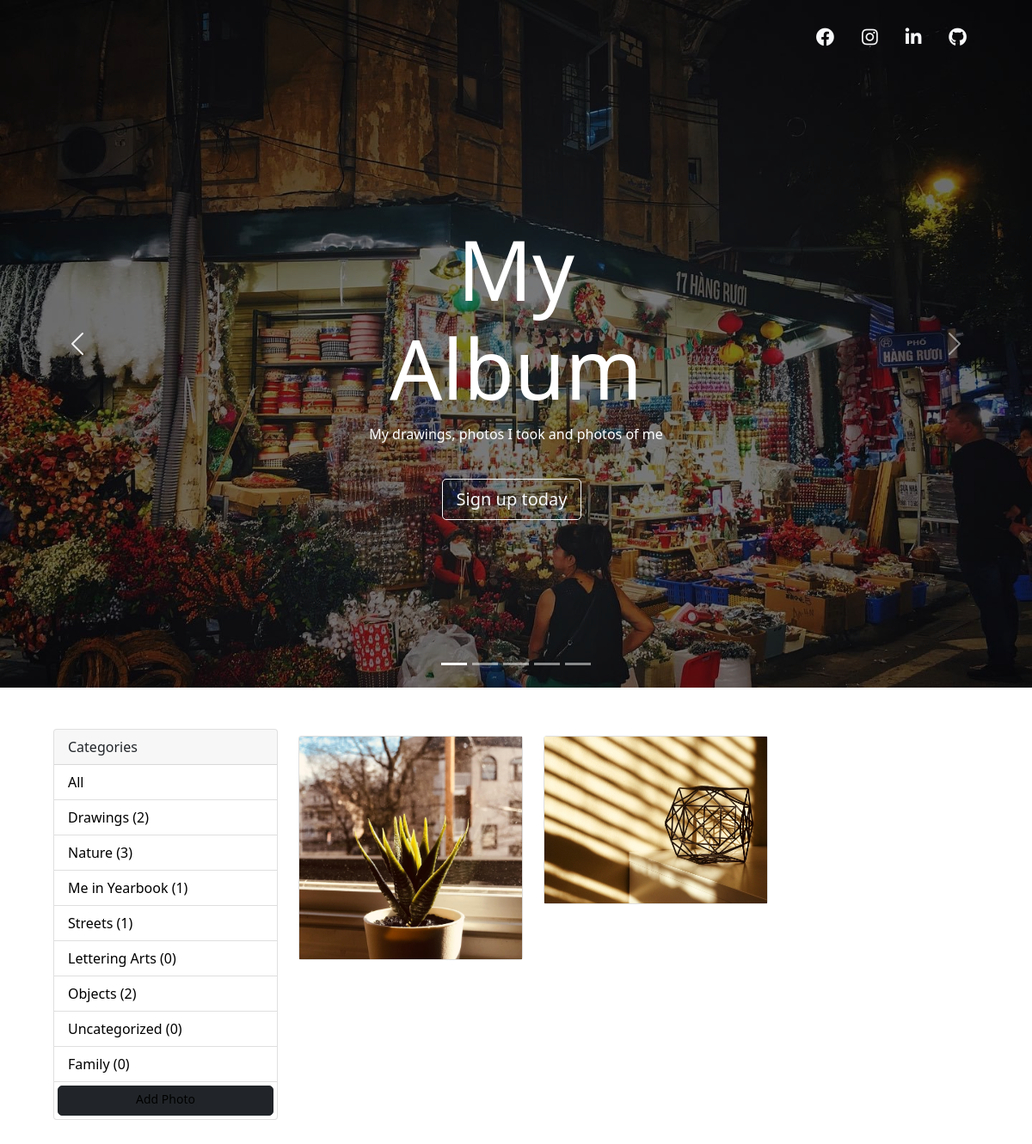
Screenshot of /cate/6 with the database file from the repository.
### photos/models.py (models this page shows, shortened)
class Category(models.Model):
    name = models.CharField(max_length=50, null=False, blank=False)
    class Meta:
        verbose_name_plural = "Categories"

class Photo(models.Model):
    name = models.CharField(max_length=50, null=False, blank=False)
    description = models.TextField(null=False, blank=False)
    category = models.ForeignKey(
        Category,
        on_delete=SET_NULL, #dont remove the photos when the category is delete
        related_name='photos',
        null=True, #this goes with the SET_NULL above
    )
    image = models.ImageField(null=False, blank=False)  #must install pillow before using this fields

### photos/views.py (the view)
# urls.py: path('cate/<int:pk>', CategoryDetailView.as_view(), name='cate'),
class CategoryDetailView(DetailView):
    template_name = 'category_detail.html'
    context_object_name = 'cate'
    categories = Category.objects.all()
    model = Category
    login_url = 'login'
    def get_context_data(self, **kwargs):
        context = super().get_context_data(**kwargs)
        context['categories'] = self.categories
        return context

### templates/category_detail.html (shortened to what this page needs)
{% extends 'base.html' %}
{% load static %}
{% block content %}
<nav class="navbar navbar-expand-lg mt-3 me-5">
  <div class="container-fluid">
  <div class="collapse navbar-collapse" id="navbarMenu">
      <ul class="navbar-nav ms-auto my-3-lg-0">
        <li class="nav-item px-2" data-tilt data-tilt-scale="1.1">
          <a href="https://www.facebook.com/lara.stark.338" class="nav-link text-light"><i class="fab fa-facebook fa-lg"></i></a>
          </li>
          <li class="nav-item px-2" data-tilt data-tilt-scale="1.1">
              <a href="https://www.instagram.com/sylvia_le1119/?hl=en" class="nav-link text-light"><i class="fab fa-instagram fa-lg"></i></a>
          </li>
          <li class="nav-item px-2" data-tilt data-tilt-scale="1.1">
              <a href="https://www.linkedin.com/in/sylviale1911/" class="nav-link text-light"><i class="fab fa-linkedin-in fa-lg"></i></a>
          </li>
          <li class="nav-item px-2" data-tilt data-tilt-scale="1.1">
            <a href="https://github.com/SylviaLe" class="nav-link text-light"><i class="fab fa-github fa-lg"></i></a>
        </li>
      </ul>
  </div>
  </div>
</nav>
<div id="carouselExample" class="carousel slide carousel-fade" data-bs-ride="carousel" data-interval="800">
  <div class="carousel-indicators">
    <button type="button" data-bs-target="#carouselExampleIndicators" data-bs-slide-to="0" class="active" aria-current="true" aria-label="Slide 1"></button>
    <button type="button" data-bs-target="#carouselExampleIndicators" data-bs-slide-to="1" aria-label="Slide 2"></button>
    <button type="button" data-bs-target="#carouselExampleIndicators" data-bs-slide-to="2" aria-label="Slide 3"></button>
    <button type="button" data-bs-target="#carouselExampleIndicators" data-bs-slide-to="3" aria-label="Slide 4"></button>
    <button type="button" data-bs-target="#carouselExampleIndicators" data-bs-slide-to="4" aria-label="Slide 5"></button>
  </div>
  <div class="carousel-inner">
      <div class="carousel-item active">
        <img src="{% static 'images/11.jpeg' %}" class="d-block w-100 carousel-img" alt="...">
        <div class="container">
          <div class="carousel-caption hero-text">
            <h1>My Album</h1>
            <p>My drawings, photos I took and photos of me</p>
            <p><a class="btn btn-lg btn-outline-light" href="/register" role="button">Sign up today</a></p>
          </div>
        </div>
      </div>
  </div>
  <button class="carousel-control-prev" type="button" data-bs-target="#carouselExampleIndicators" data-bs-slide="prev">
    <span class="carousel-control-prev-icon" aria-hidden="true"></span>
  </button>
  <button class="carousel-control-next" type="button" data-bs-target="#carouselExampleIndicators" data-bs-slide="next">
    <span class="carousel-control-next-icon" aria-hidden="true"></span>
  </button>
</div>
<div class="container container-mansory">
    <div class="row my-5">
      <div class="col-md-3 sidebars">
        <div class="card">
            <div class="card-header">
                Categories
            </div>
                <ul class="list-group list-group-flush">
                    <li class="list-group-item">
                        <a href="{% url 'gallery' %}">All</a>
                    </li>
                    {% for category in categories %}
                    <li class=" list-group-item">
                        <a href="{% url 'cate' category.pk %}">
                            {{category.name}} ({{category.photos.count}})
                        </a>
                    </li>
                    {% endfor %}
                    <a href="{% url 'photo_new' %}" class="btn btn-dark btn-block btn-sm m-1">Add Photo</a>
                </ul>
            </div>
        </div>
        <div class="col-md-9">
            <div class="row">
                {% for photo in cate.photos.all %}
                <div class="col-md-4">
                    <div class="card my-2">
                      <a href="{% url 'photo' photo.pk %}">
                        <img class="image-fluid w-100" src="{{photo.image.url}}" alt="Card image cap">
                      </a>
                    </div>
                </div>
                {% empty %}
                <h3>No photos...</h3>
                {% endfor %}
{% endblock content%}

### static/css/style.css (style rules this page uses)
body, html { height: 100%; }
h1 { font-size: 6rem; font-weight: 400; }
.btn { border-radius: 5px; padding-bottom: 8px; margin-top: 1.5rem; margin-right: 10px }
.sidebars a { text-decoration: none; color: black; }
.carousel-item:after { content:""; position:absolute; top:0; bottom:0; left:0; right:0; background:rgba(0,0,0,0.5); }
.navbar { z-index: 2; }
.carousel-inner { width: 100%; height: 800px !important; }
#carouselExample { position:absolute; width:100%; top:0; }
.container-mansory { position: absolute; top: 800px; left: 50px; right: 50px; }
.hero-text { text-align: center; position: absolute; top: 50%; left: 50%; transform: translate(-50%, -50%); color: white; z-index: 10; }

### rows the page displays
Category: name "Drawings", photos.count "2"
Category: name "Nature", photos.count "3"
Category: name "Me in Yearbook", photos.count "1"
Category: name "Streets", photos.count "1"
Category: name "Lettering Arts", photos.count "0"
Category: name "Objects", photos.count "2"
Category: name "Uncategorized", photos.count "0"
Category: name "Family", photos.count "0"
Photo: image (picture)
Photo: image (picture)
